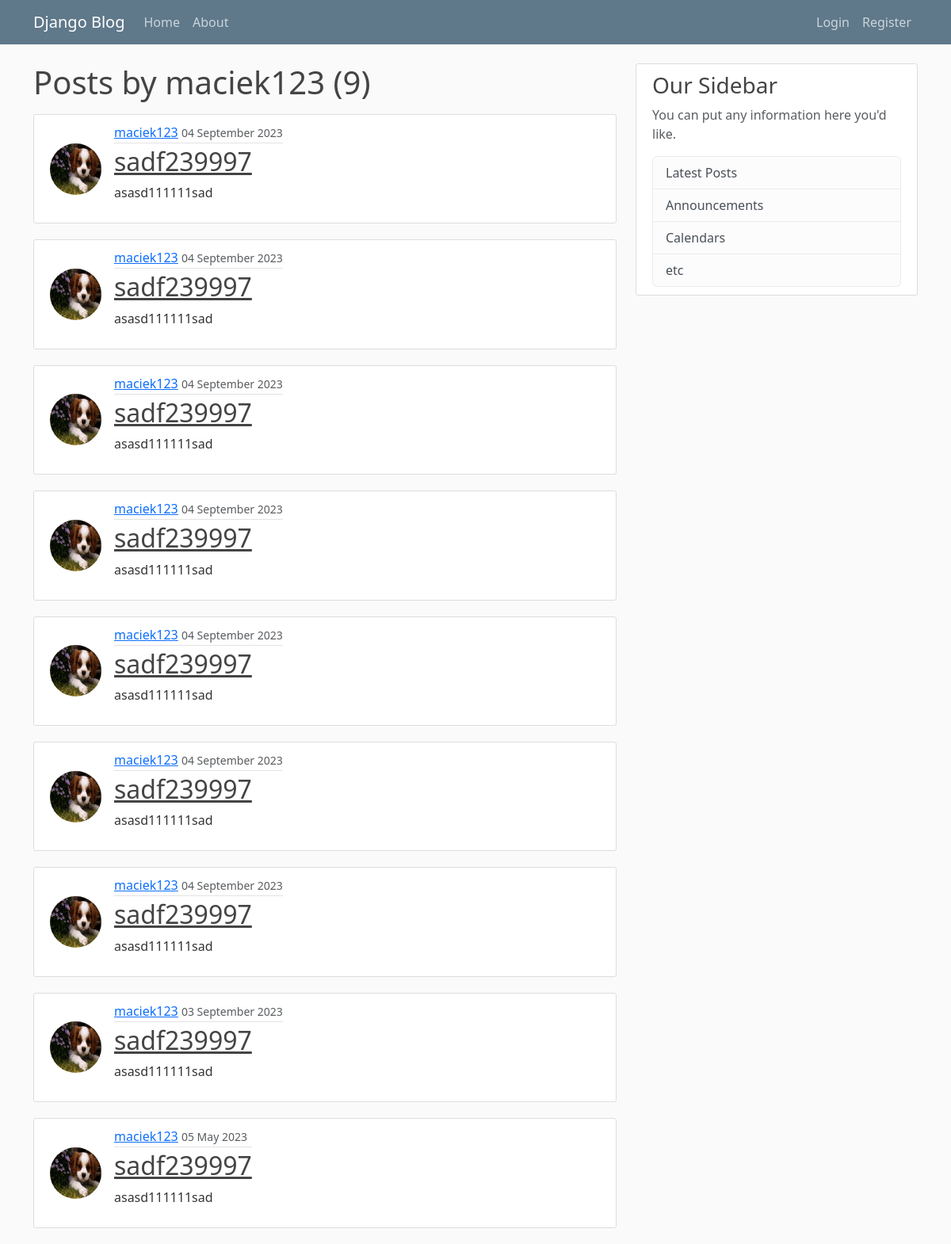
Page /user/maciek123 on the committed database.
### blog/models.py (models this page shows, shortened)
class Post(models.Model):
    title = models.CharField(max_length=100)
    content = models.TextField()
    date_posted = models.DateTimeField(default=timezone.now)
    author = models.ForeignKey(User, on_delete=models.CASCADE)

### users/models.py (models this page shows, shortened)
class Profile(models.Model):
    user = models.OneToOneField(User, on_delete=models.CASCADE)
    image = models.ImageField(default="default.png", upload_to="profile_pics")

### blog/views.py (the view)
# urls.py: path("user/<str:username>", v.UserPostListView.as_view(), name="user-profile"),
class UserPostListView(ListView):
    template_name = "blog/user_posts.html"
    context_object_name = "posts"
    paginate_by = 10
    def get_queryset(self) -> QuerySet[Any]:
        user = get_object_or_404(User, username=self.kwargs.get("username"))
        return Post.objects.filter(author=user).order_by("-date_posted")

### blog/templates/blog/user_posts.html (shortened to what this page needs)
{% extends 'blog/base.html' %} {% block content %}
<h1 class="mb-3">Posts by {{ view.kwargs.username }} ({{ page_obj.paginator.count }})</h1>
{% for post in posts %}
<article class="media content-section d-flex">
  <img
    src="{{ post.author.profile.image.url }}"
    alt=""
    class="rounded-circle article-img align-self-center"
  />
  <div class="media-body">
    <div class="article-metadata">
      <a class="mr-2" href="{% url 'user-profile' post.author.username %}">{{ post.author }}</a>
      <small class="text-muted">{{ post.date_posted|date:'d F Y' }}</small>
    </div>
    <h2>
      <a class="article-title" href="{% url 'post-detail' pk=post.id %}"
        >{{ post.title }}</a
      >
    </h2>
    <p class="article-content">{{ post.content }}</p>
  </div>
</article>
{% endfor %}
{% endblock %}

### blog/static/blog/css/main.css (style rules this page uses)
body { background: #fafafa; color: #333333; margin-top: 5rem; }
h1, h2, h3, h4, h5, h6 { color: #444444; }
.content-section { background: #ffffff; padding: 10px 20px; border: 1px solid #dddddd; border-radius: 3px; margin-bottom: 20px; }
.article-title { color: #444444; }
.article-content { white-space: pre-line; }
.article-img { height: 65px; width: 65px; margin-right: 16px; }
.article-metadata { padding-bottom: 1px; margin-bottom: 4px; border-bottom: 1px solid #e3e3e3; }

### rows in the picture
Post: author.profile.image (picture), author "maciek123", date_posted "04 September 2023", title "sadf239997", content "asasd111111sad"
Post: author.profile.image (picture), author "maciek123", date_posted "04 September 2023", title "sadf239997", content "asasd111111sad"
Post: author.profile.image (picture), author "maciek123", date_posted "04 September 2023", title "sadf239997", content "asasd111111sad"
Post: author.profile.image (picture), author "maciek123", date_posted "04 September 2023", title "sadf239997", content "asasd111111sad"
Post: author.profile.image (picture), author "maciek123", date_posted "04 September 2023", title "sadf239997", content "asasd111111sad"
Post: author.profile.image (picture), author "maciek123", date_posted "04 September 2023", title "sadf239997", content "asasd111111sad"
Post: author.profile.image (picture), author "maciek123", date_posted "04 September 2023", title "sadf239997", content "asasd111111sad"
Post: author.profile.image (picture), author "maciek123", date_posted "03 September 2023", title "sadf239997", content "asasd111111sad"
Post: author.profile.image (picture), author "maciek123", date_posted "05 May 2023", title "sadf239997", content "asasd111111sad"

### other values in the picture
{{ view.kwargs.username }} "maciek123"
{{ page_obj.paginator.count }} "9"
